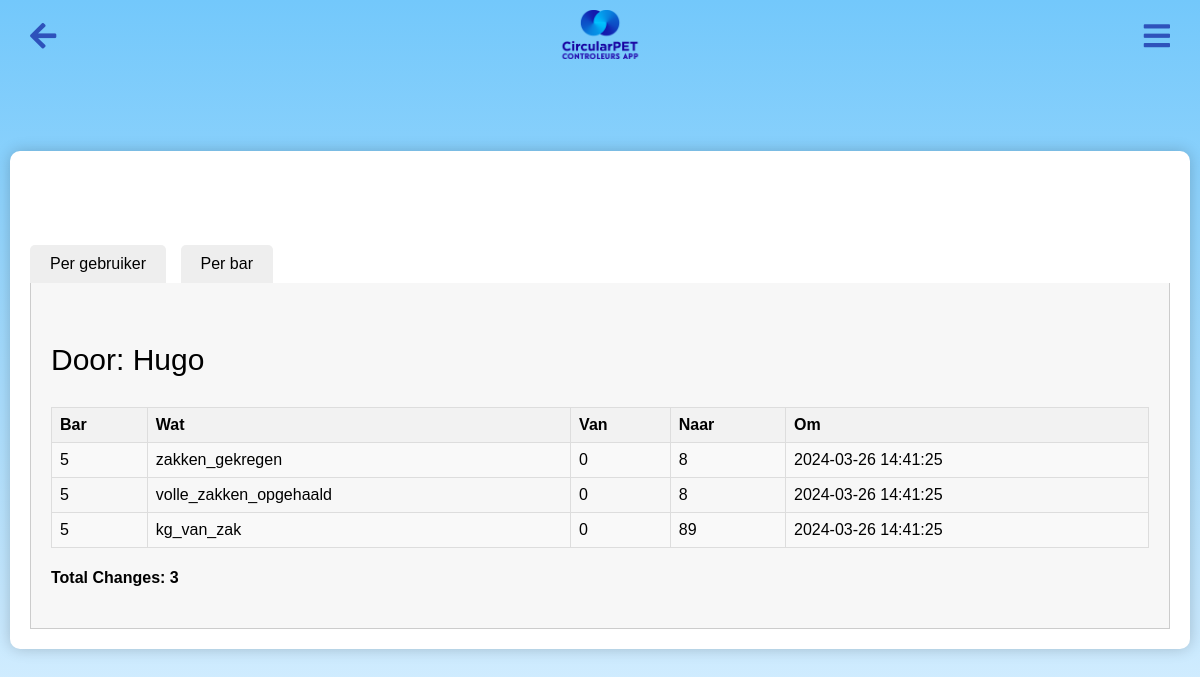
Page /change_log on the earlier database version.
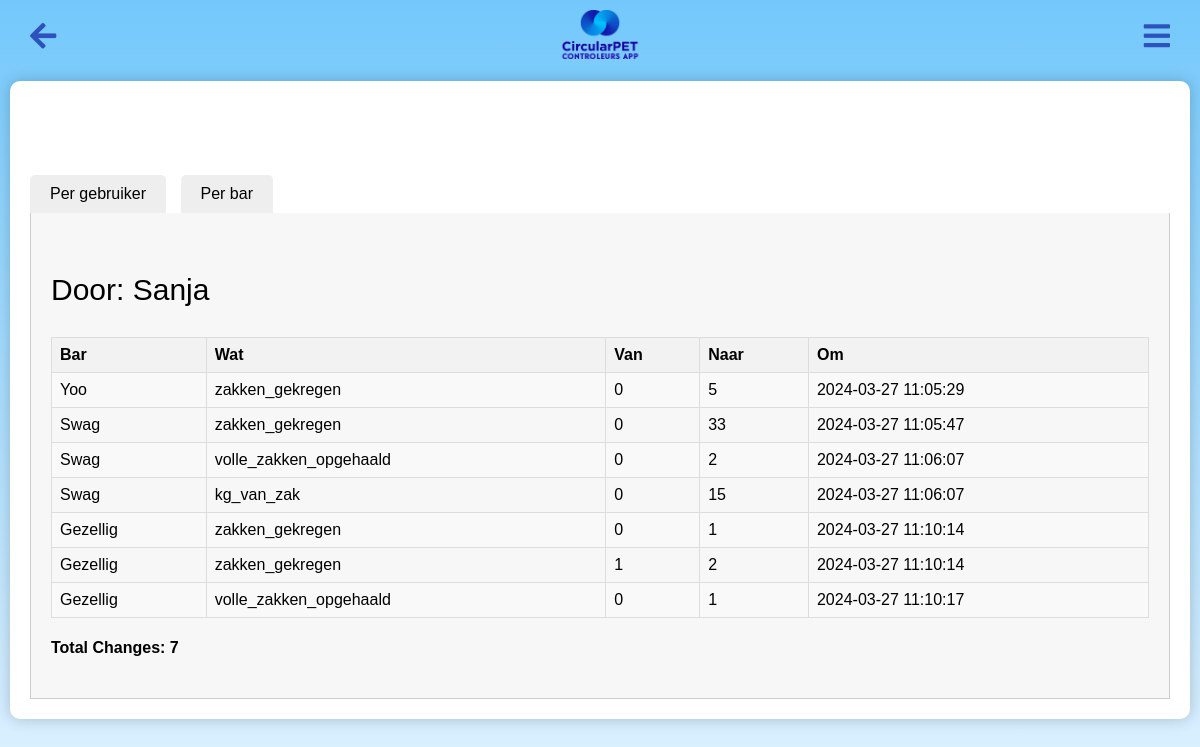
Same page on the later database version.
### app.py (models this page shows, shortened)
class User(db.Model, UserMixin):  # Extend User model with UserMixin
    id = db.Column(db.Integer, primary_key=True)
    username = db.Column(db.String(80), unique=True, nullable=False)
    password = db.Column(db.String(120), nullable=False)
    is_admin = db.Column(db.Boolean, default=False, nullable=False)
    location_id = db.Column(db.Integer, db.ForeignKey('location.id'), nullable=True)
    location = db.relationship('Location', backref=db.backref('users', lazy=True))
    group = db.Column(db.String(120), nullable=True)
    badges = db.Column(db.Integer, default=0)

class ChangeLog(db.Model):
    id = db.Column(db.Integer, primary_key=True)
    user_id = db.Column(db.Integer, db.ForeignKey('user.id'), nullable=False)  # Add this line
    user = db.relationship('User', backref='change_logs')  # Add this line for backref
    bar_id = db.Column(db.Integer, db.ForeignKey('bar.id'), nullable=False)
    field = db.Column(db.String, nullable=False)
    old_value = db.Column(db.String, nullable=True)
    new_value = db.Column(db.String, nullable=True)
    timestamp = db.Column(db.DateTime, default=datetime.utcnow)

class Bar(db.Model):
    id = db.Column(db.Integer, primary_key=True)
    zakken_gekregen = db.Column(db.Integer, default=0)
    volle_zakken_opgehaald = db.Column(db.Integer, default=0)
    kg_van_zak = db.Column(db.Integer, default=0)
    url = db.Column(db.String)
    link = db.Column(db.String)
    note = db.Column(db.String, nullable=True)  # Add this line to include a note field
    change_log = db.Column(db.String, default="", nullable=True)
    activity_log = db.relationship('ActivityLog', backref='bar', lazy=True)
    last_checked_in = db.Column(db.DateTime, nullable=True)
    id = db.Column(db.Integer, primary_key=True)
    name = db.Column(db.String(120), nullable=False)
    zakken = db.Column(db.Integer, nullable=False, default=0)
    bekers = db.Column(db.Integer, nullable=False, default=0)
    location_id = db.Column(db.Integer, db.ForeignKey('location.id'), nullable=False)
    location = db.relationship('Location', backref=db.backref('bars', lazy=True))

### app.py (the view)
@app.route('/change_log')
def change_log():
    changes_with_bar_names = db.session.query(
        ChangeLog, Bar.name.label('bar_name')
    ).join(Bar, ChangeLog.bar_id == Bar.id).all()
    changes_grouped_by_user = {}
    for change, bar_name in changes_with_bar_names:
        user_changes = changes_grouped_by_user.setdefault(change.user, [])
        user_changes.append((change, bar_name))
    changes_grouped_by_bar = {}
    for change, bar_name in changes_with_bar_names:
        bar_changes = changes_grouped_by_bar.setdefault(bar_name, [])
        bar_changes.append(change)
    return render_template('change_log.html',
                           changes_grouped_by_user=changes_grouped_by_user,
                           changes_grouped_by_bar=changes_grouped_by_bar)

### templates/change_log.html (shortened to what this page needs)
<!DOCTYPE html>
<html lang="en">
<head>
    <link rel="stylesheet" href="{{ url_for('static', filename='main.css') }}">
    <link rel="stylesheet" href="https://cdnjs.cloudflare.com/ajax/libs/font-awesome/5.15.3/css/all.min.css">
</head>
<body>
    <img src="{{ url_for('static', filename='logo.png') }}" alt="CircularPET Logo" class="logo2">
    <a href="javascript:history.back()" class="back-button"><i class="fas fa-arrow-left"></i></a>
    <div class="gear-icon-container"> <i id="toggleSidebar" class="fa fa-bars"></i></div>
    <div class="content-container">
        <h1>Log</h1>
        <div id="tabs">
            <div class="tab " data-target="userChanges">Per gebruiker</div>
            <div class="tab" data-target="barChanges">Per bar</div>
        </div>
        <div id="userChanges" class="tab-content active">
            {% for user, changes in changes_grouped_by_user.items() %}
            <div class="user-changes-container">
                <p>Door: {{ user.username }}</p>
                <table>
                    <tr>
                        <th>Bar</th>
                        <th>Wat</th>
                        <th>Van</th>
                        <th>Naar</th>
                        <th>Om</th>
                    </tr>
                    {% for change, bar_name in changes %}
                    <tr>
                        <td>{{ bar_name }}</td>
                        <td>{{ change.field }}</td>
                        <td>{{ change.old_value }}</td>
                        <td>{{ change.new_value }}</td>
                        <td>{{ change.timestamp.strftime("%Y-%m-%d %H:%M:%S") }}</td>
                    </tr>
                    {% endfor %}
                </table>
                <h4>Total Changes: {{ changes|length }}</h4>
            </div>
            {% endfor %}
        </div>
    </div>
</body>
</html>

Differences in the rows shown:
no longer on this page (row edited): User: username "Hugo", changes "3", ChangeLog (bar_name "5", field "zakken_gekregen", old_value "0", new_value "8", timestamp "2024-03-26 14:41:25"), ChangeLog (bar_name "5", field "volle_zakken_opgehaald", old_value "0", new_value "8", timestamp "2024-03-26 14:41:25"), ChangeLog (bar_name "5", field "kg_van_zak", old_value "0", new_value "89", timestamp "2024-03-26 14:41:25")
now on this page (row edited): User: username "Sanja", changes "7", ChangeLog (name "Yoo", field "zakken_gekregen", old_value "0", new_value "5", timestamp "2024-03-27 11:05:29"), ChangeLog (name "Swag", field "zakken_gekregen", old_value "0", new_value "33", timestamp "2024-03-27 11:05:47"), ChangeLog (name "Swag", field "volle_zakken_opgehaald", old_value "0", new_value "2", timestamp "2024-03-27 11:06:07")
added ChangeLog: name "Swag", field "kg_van_zak", old_value "0", new_value "15", timestamp "2024-03-27 11:06:07", shown under "Sanja"
added ChangeLog: name "Gezellig", field "zakken_gekregen", old_value "0", new_value "1", timestamp "2024-03-27 11:10:14", shown under "Sanja"
added ChangeLog: name "Gezellig", field "zakken_gekregen", old_value "1", new_value "2", timestamp "2024-03-27 11:10:14", shown under "Sanja"
added ChangeLog: name "Gezellig", field "volle_zakken_opgehaald", old_value "0", new_value "1", timestamp "2024-03-27 11:10:17", shown under "Sanja"
